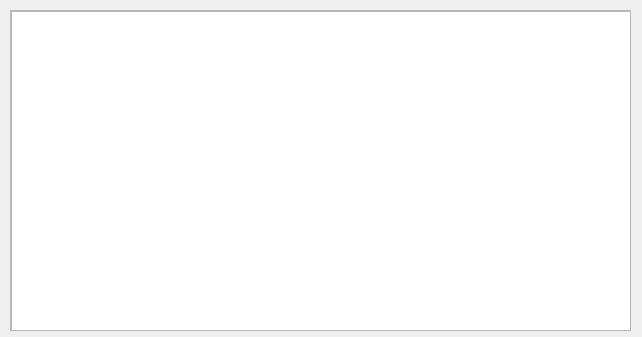
<?xml version="1.0" encoding="UTF-8"?>
<ui version="4.0">
 <class>vaccinationScheduleDialog</class>
 <widget class="QDialog" name="vaccinationScheduleDialog">
  <property name="geometry">
   <rect>
    <x>0</x>
    <y>0</y>
    <width>642</width>
    <height>337</height>
   </rect>
  </property>
  <property name="windowTitle">
   <string>Programación</string>
  </property>
  <property name="locale">
   <locale language="Spanish" country="Colombia"/>
  </property>
  <widget class="QScrollArea" name="scheduleScroll">
   <property name="geometry">
    <rect>
     <x>10</x>
     <y>10</y>
     <width>621</width>
     <height>321</height>
    </rect>
   </property>
   <property name="widgetResizable">
    <bool>true</bool>
   </property>
   <widget class="QWidget" name="scrollAreaWidgetContents">
    <property name="geometry">
     <rect>
      <x>0</x>
      <y>0</y>
      <width>619</width>
      <height>319</height>
     </rect>
    </property>
    <widget class="QTableWidget" name="scheduleTable">
     <property name="geometry">
      <rect>
       <x>0</x>
       <y>0</y>
       <width>621</width>
       <height>321</height>
      </rect>
     </property>
    </widget>
   </widget>
  </widget>
 </widget>
 <resources/>
 <connections/>
</ui>
